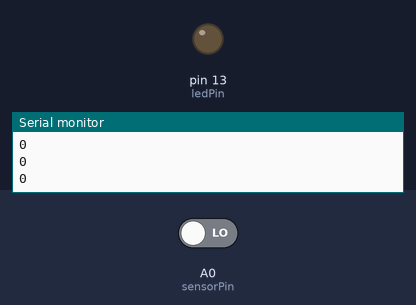
Recording of a sketch running on a simulated Arduino Uno, built with avr-gcc and run on an emulated ATmega328P. On the bench: output pins drawn as LEDs (lit = HIGH), the last lines printed to the serial monitor. The test bench sets the inputs (shaded band); at power-on: A0 (sensorPin) LOW.

Above: at 2.8 s.
2.9 s: A0 (sensorPin) driven HIGH
At 3.6 s:
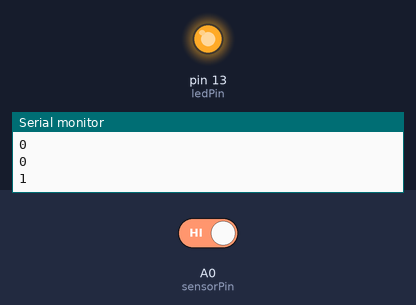
4.5 s: A0 (sensorPin) driven LOW
At 6.3 s:
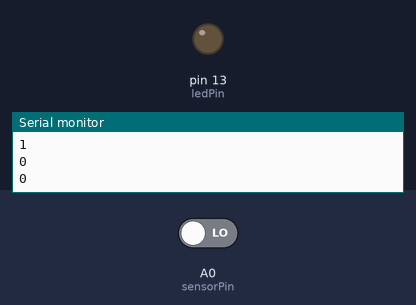
Timing chart, 0 to 7.8 s (numbered marks = the images above; inputs shaded):
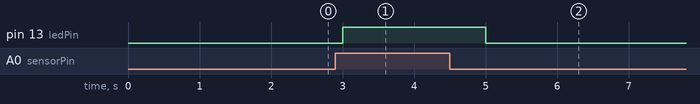

The sketch:

VOC_gas_sensor.ino
```cpp
int sensorPin = A0;
int ledPin = 13;
int threshold = 200;
void setup() {
  Serial.begin(9600);
  pinMode(sensorPin, INPUT);
  pinMode(ledPin, OUTPUT);
}

void loop() {
  int sensorValue = digitalRead(sensorPin);
  Serial.println(sensorValue);

  if (sensorValue == HIGH) {
    digitalWrite(ledPin,HIGH);
  } else {
    digitalWrite(ledPin,LOW);
  }

  delay(1000);
}
```

Measured:
- after the input at 2.9 s, pin 13 (ledPin): LOW → HIGH after 0.10 s
- after the input at 4.5 s, pin 13 (ledPin): HIGH → LOW after 0.50 s
